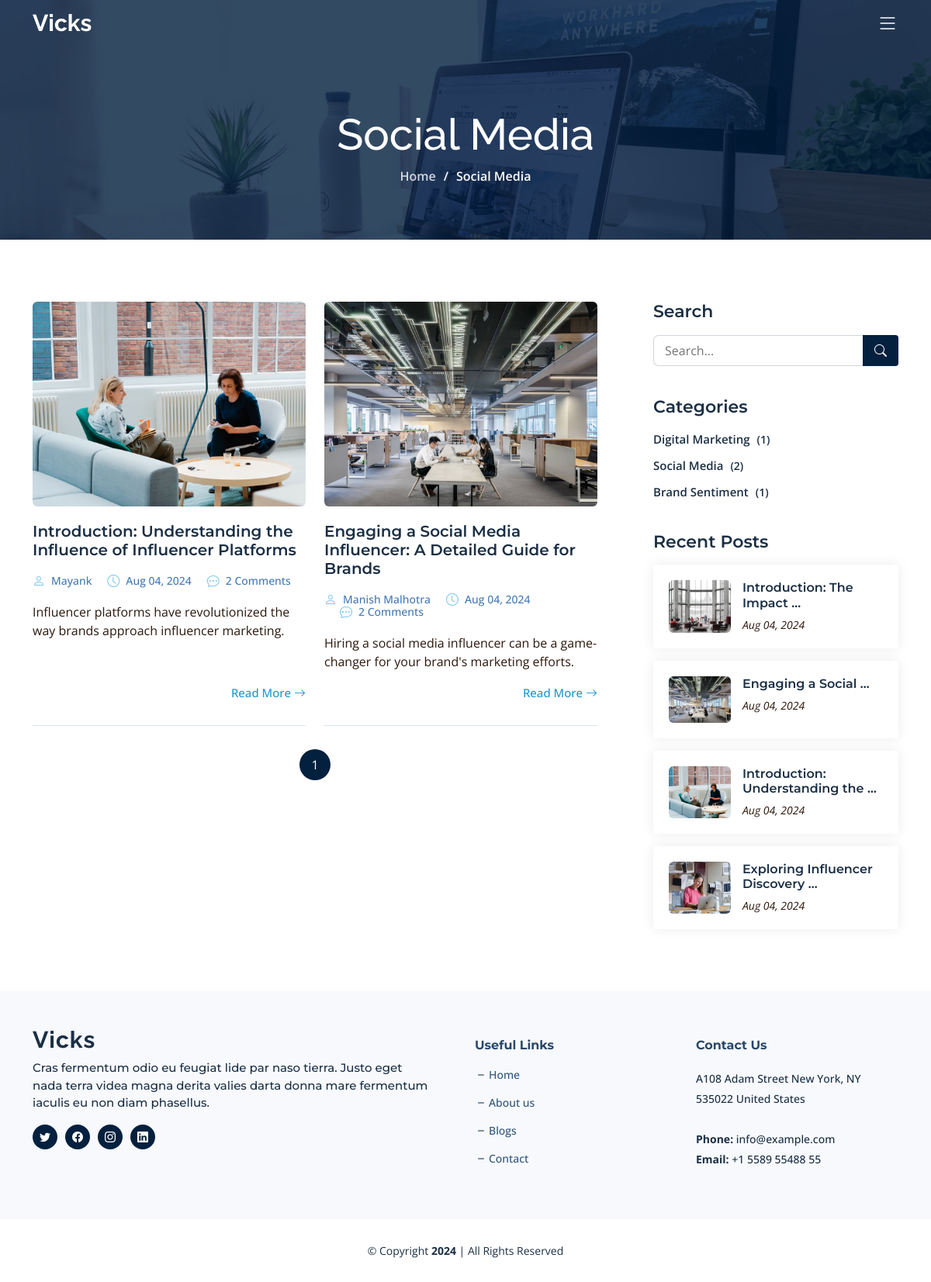
Page /category/Social Media/ on the earlier database version.
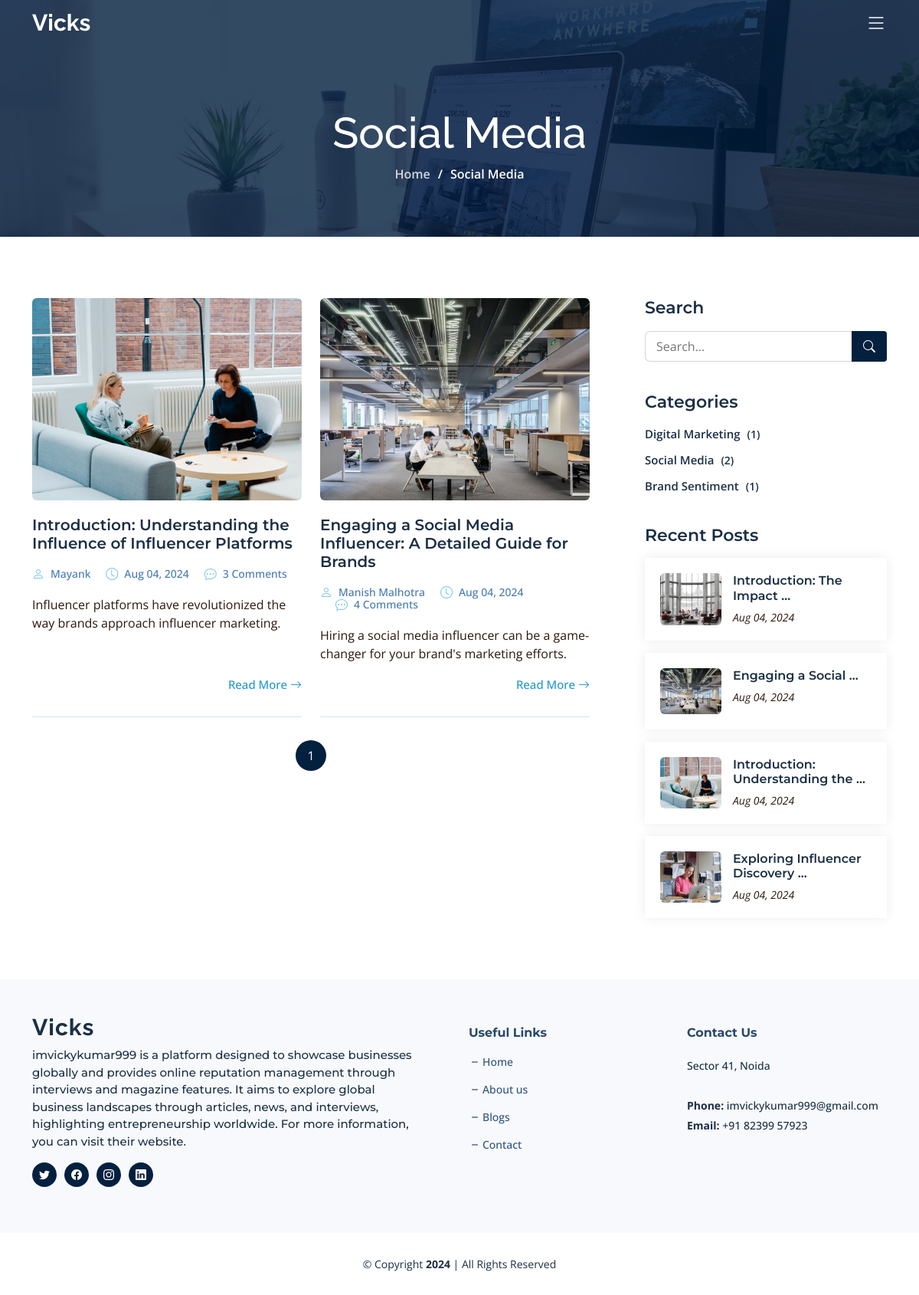
Same page on the later database version.
### blog/models.py (models this page shows, shortened)
class Article(models.Model):
    meta_title = models.CharField(max_length=255)
    meta_description = models.TextField()
    meta_keywords = models.TextField()
    article_slug = models.SlugField(unique=True, max_length=255)
    author_name = models.CharField(max_length=255)
    article_title_h1 = models.CharField(max_length=255)
    category_name = models.ForeignKey('BlogCategory', on_delete=models.CASCADE)
    article_short_description = models.CharField(max_length=200)
    article_date = models.DateTimeField(default=timezone.now, blank=True, null=True)
    thoughts = models.TextField()
    description = RichTextField()
    image = models.ImageField(upload_to='article_images/')

class Footer(models.Model):
    call = models.CharField(max_length=255, default="")
    base_content = models.TextField(default="")
    location = models.CharField(max_length=255, default="")
    email = models.EmailField(max_length=255, default="")
    twitter_url = models.URLField(max_length=255, default="")
    facebook_url = models.URLField(max_length=255, default="")
    instagram_url = models.URLField(max_length=255, default="")
    linkedin_url = models.URLField(max_length=255, default="")

### blog/views.py (the view)
# urls.py: path('category/<str:category>/', blog_views.category, name='category'),
def category(request, category):
    category = get_object_or_404(BlogCategory, category_name=category)
    recent_posts = Article.objects.all().order_by('-article_date')[:10]
    categories = BlogCategory.objects.all()
    footer = Footer.objects.first()
    query = request.GET.get('q', '')
    articles = Article.objects.filter(category_name=category)
    if query:
        articles = articles.filter(article_title_h1__icontains=query)
    page = request.GET.get('page', 1)
    paginator = Paginator(articles, 2)
    try:
        articles = paginator.page(page)
    except PageNotAnInteger:
        articles = paginator.page(1)
    except EmptyPage:
        articles = paginator.page(paginator.num_pages)
    try:
        seo_meta = SEOmeta.objects.get(page_name='category')
    except SEOmeta.DoesNotExist:
        seo_meta = None
    return render(request, 'category.html', {
        'articles': articles,
        'categories': categories,
        'category' : category,
        'recent_posts': recent_posts,
        'seo_meta': seo_meta,
        'footer': footer,
        'query': query,
    })

### blog/models.py (called while the page is built)
    def __str__(self):
        return self.category_name

    def article_count(self):
        return self.article_set.count()

### blog/templates/category.html (shortened to what the changed rows need)
{% extends "base.html" %}
{% load static %}
{% block content %}
<div class="breadcrumbs d-flex align-items-center" style="background-image: url('{% static 'assets/img/blog-header.jpg' %}');">
  <div class="container position-relative d-flex flex-column align-items-center">
    <h2>{{category}}</h2>
  </div>
</div>
<section id="blog" class="blog">
  <div class="container" data-aos="fade-up">
    <div class="row g-5">
      <div class="col-lg-8" data-aos="fade-up" data-aos-delay="200">
        <div class="row gy-5 posts-list">
          {% for article in articles %}
          <div class="col-lg-6">
            <article class="d-flex flex-column">
              <div class="post-img">
                <img src="{{ article.image.url }}" alt="{{ article.article_title_h1 }}" class="img-fluid rounded">
              </div>
              <h2 class="title">
                <a href="{% url 'article_detail' article.article_slug %}">{{ article.article_title_h1 }}</a>
              </h2>
              <div class="meta-top">
                <ul>
                  <li class="d-flex align-items-center"><i class="bi bi-person"></i> <a href="{% url 'article_detail' article.article_slug %}">{{ article.author_name }}</a></li>
                  <li class="d-flex align-items-center"><i class="bi bi-clock"></i> <a href="{% url 'article_detail' article.article_slug %}"><time datetime="{{ article.article_date }}">{{ article.article_date|date:"M d, Y" }}</time></a></li>
                  <li class="d-flex align-items-center"><i class="bi bi-chat-dots"></i> <a href="{% url 'article_detail' article.article_slug %}">{{ article.comments.count }} Comments</a></li>
                </ul>
              </div>
              <div class="content">
                <p>
                  {{ article.article_short_description }}
                </p>
              </div>
              <div class="read-more mt-auto align-self-end">
                <a href="{% url 'article_detail' article.article_slug %}">Read More <i class="bi bi-arrow-right"></i></a>
              </div>
            </article>
          </div>
          {% endfor %}
        </div>
      </div>
      <div class="col-lg-4" data-aos="fade-up" data-aos-delay="400">
        <div class="sidebar ps-lg-4">
          <div class="sidebar-item recent-posts">
            <div class="mt-3">
              {% for recent_article in recent_posts %}
              <div class="post-item mt-3">
                <img src="{{ recent_article.image.url }}" alt="{{ recent_article.article_title_h1 }}" class="flex-shrink-0">
                <div>
                  <h4><a href="{% url 'article_detail' recent_article.article_slug %}">{{ recent_article.article_title_h1|truncatewords:3 }}</a></h4>
                  <time datetime="{{ recent_article.article_date }}">{{ recent_article.article_date|date:"M d, Y" }}</time></a></time>
                </div>
              </div>
              {% endfor %}
            </div>
          </div>
        </div>
      </div>
    </div>
  </div>
</section>
{% endblock %}

### blog/templates/base.html (shortened to what this page needs)
{% load static %}
<!DOCTYPE html>
<html lang="en">
<head>
  <link href="{% static 'assets/vendor/bootstrap/css/bootstrap.min.css' %}" rel="stylesheet">
  <link href="{% static 'assets/vendor/bootstrap-icons/bootstrap-icons.css' %}" rel="stylesheet">
  <link href="{% static 'assets/vendor/aos/aos.css' %}" rel="stylesheet">
  <link href="{% static 'assets/vendor/glightbox/css/glightbox.min.css' %}" rel="stylesheet">
  <link href="{% static 'assets/vendor/swiper/swiper-bundle.min.css' %}" rel="stylesheet">
  <link href="{% static 'assets/vendor/remixicon/remixicon.css' %}" rel="stylesheet">
  <link href="{% static 'assets/css/main.css' %}" rel="stylesheet">
</head>
<body>
  <header id="header" class="header d-flex align-items-center fixed-top">
    <div class="container-fluid container-xl d-flex align-items-center justify-content-between">
      <a href="/" class="logo d-flex align-items-center">
        <h1 class="d-flex align-items-center">Vicks</h1>
      </a>
      <i class="mobile-nav-toggle mobile-nav-show bi bi-list"></i>
    </div>
  </header>
  <main id="main">
    {% block content %}{% endblock %}
  </main>
  <footer id="footer" class="footer">
    <div class="footer-content">
      <div class="container">
        <div class="row gy-4">
          <div class="col-lg-6 col-md-12 footer-info pe-5">
            <a href="/" class="logo d-flex align-items-center">
              <span>Vicks</span>
            </a>
            <p>{{footer.base_content}}</p>
            <div class="social-links d-flex mt-3">
              <a href="{{ footer.twitter_url }}" class="twitter" target="_blank"><i class="bi bi-twitter"></i></a>
              <a href="{{ footer.facebook_url }}" class="facebook" target="_blank"><i class="bi bi-facebook"></i></a>
              <a href="{{ footer.instagram_url }}" class="instagram" target="_blank"><i class="bi bi-instagram"></i></a>
              <a href="{{ footer.linkedin_url }}" class="linkedin" target="_blank"><i class="bi bi-linkedin"></i></a>
            </div>
          </div>
          <div class="col-lg-3 col-6 footer-links">
            <h4>Useful Links</h4>
            <ul>
              <li><i class="bi bi-dash"></i> <a href="/">Home</a></li>
              <li><i class="bi bi-dash"></i> <a href="/about/">About us</a></li>
              <li><i class="bi bi-dash"></i> <a href="/blogs/">Blogs</a></li>
              <li><i class="bi bi-dash"></i> <a href="/contact/">Contact</a></li>
            </ul>
          </div>
          <div class="col-lg-3 col-md-12 footer-contact text-center text-md-start">
            <h4>Contact Us</h4>
            <p> {{footer.location}} <br><br>
              <strong>Phone:</strong> {{footer.email}} <br>
              <strong>Email:</strong> {{footer.call}} <br>
            </p>
          </div>
        </div>
      </div>
    </div>
    <div class="footer-legal">
      <div class="container">
        <div class="copyright">
          &copy; Copyright <strong><span id="current-year"></span></strong> | All Rights Reserved
        </div>
      </div>
    </div>
  </footer>
</body>
</html>

Differences in the rows shown:
computed for Article "Introduction: Understanding the Influence of Influencer Platforms": comments.count "2" → "3"
computed for Article "Engaging a Social Media Influencer: A Detailed Guide for Brands": comments.count "2" → "4"
changed Footer: base_content "Cras fermentum odio eu feugiat lide par naso tierra. Justo eget nada terra videa magna derita valies darta donna mare fermentum iaculis eu non diam phasellus." → "imvickykumar999 is a platform designed to showcase businesses globally and provides online reputation management through interviews and magazine features. It aims to explore global business landscapes through articles, news, and interviews, highlighting entrepreneurship worldwide. For more information, you can visit their website."; location "A108 Adam Street New York, NY 535022 United States" → "Sector 41, Noida"; email "info@example.com" → "imvickykumar999@gmail.com"; call "+1 5589 55488 55" → "+91 82399 57923"
